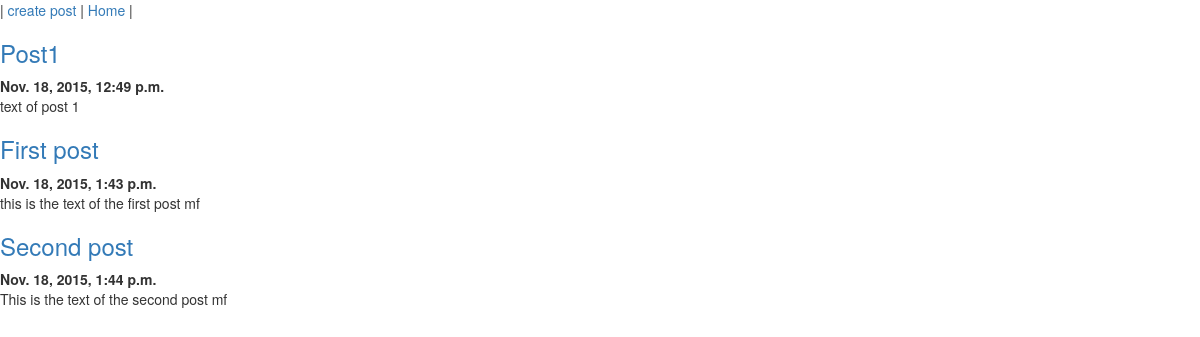
The page / on the database its author committed.
### blog/models.py (models this page shows, shortened)
class Post(models.Model):
    author = models.ForeignKey('auth.User')
    title = models.CharField(max_length=200)
    text = models.TextField()
    created_date = models.DateTimeField(default=timezone.now)
    published_date = models.DateTimeField(blank=True, null=True)

### blog/views.py (the view)
# urls.py: url(r'^$', views.post_list, name='post_list'),
def post_list(request):
    posts = Post.objects.all()
    template = 'blog/all_posts.html'
    context = {'posts': posts}
    return render(request, template, context)

### blog/templates/blog/all_posts.html
{% extends 'base.html' %}
{% block content %}
{% for post in posts %}
<div>
    <h3><a href="{{ post.id }}" target="_blank">{{ post.title }}</a></h3>
    <strong>{{ post.created_date }}</strong>
    <p>{{ post.text }}</p>
</div>
{% endfor %}
{% endblock %}

### blog/templates/blog/base.html (shortened to what this page needs)
<!DOCTYPE html>
<html>
    <head>
        <link rel="stylesheet" href="//maxcdn.bootstrapcdn.com/bootstrap/3.2.0/css/bootstrap.min.css">
        <link rel="stylesheet" href="//maxcdn.bootstrapcdn.com/bootstrap/3.2.0/css/bootstrap-theme.min.css">
    </head>
    <body>
        |
        <a href="#" target="_blank">create post</a> |
        <a href="/" target="_blank">Home</a>
        |
        {% block content %}
        {% endblock %}
    </body>
</html>

### rows shown on the page
Post: title "Post1", created_date "Nov. 18, 2015, 12:49 p.m.", text "text of post 1"
Post: title "First post", created_date "Nov. 18, 2015, 1:43 p.m.", text "this is the text of the first post mf"
Post: title "Second post", created_date "Nov. 18, 2015, 1:44 p.m.", text "This is the text of the second post mf"
